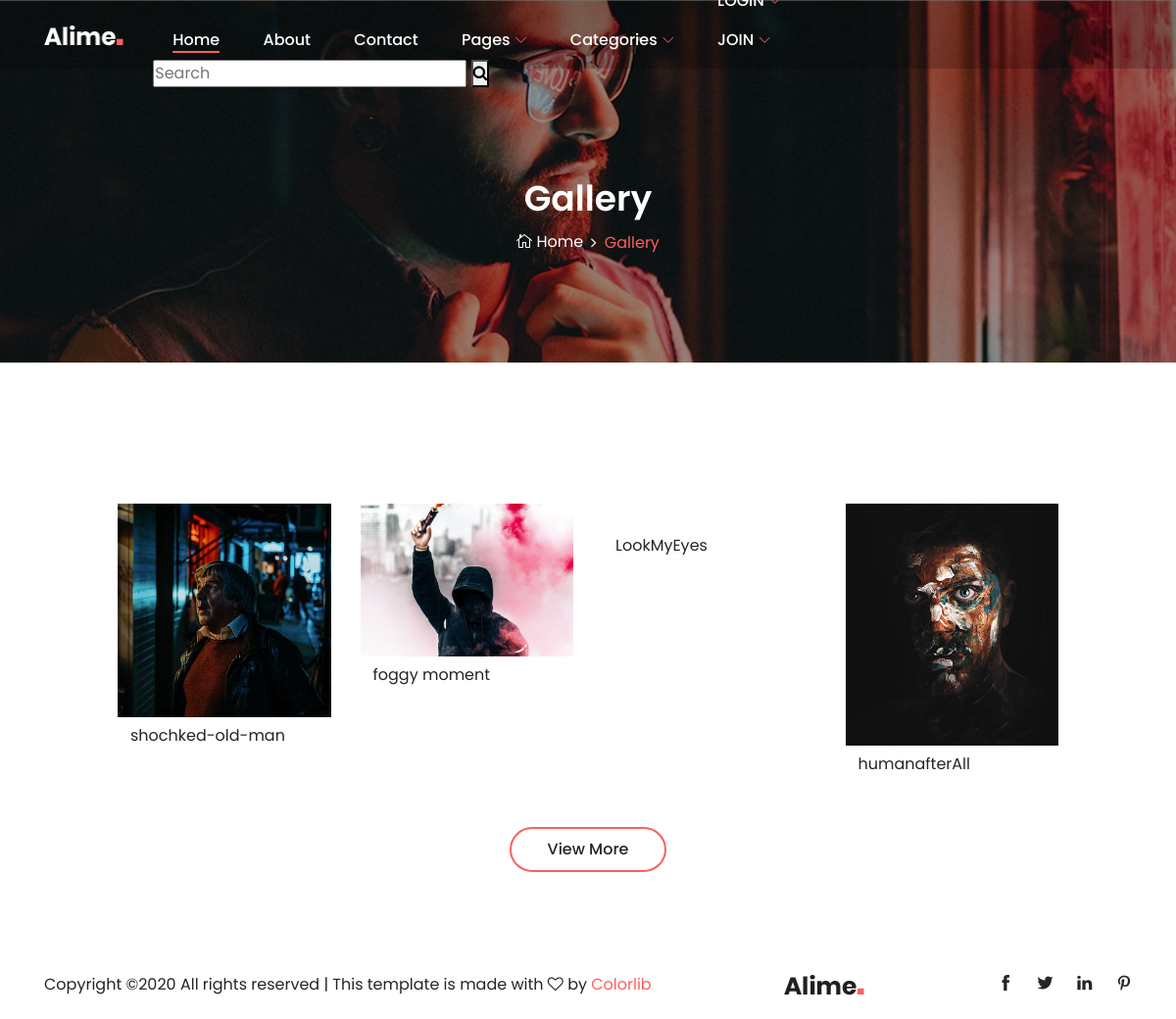
Screenshot of /category/10/Human/ with the database file from the repository.
### post/models.py (models this page shows, shortened)
class Post(models.Model):
    STATUS = (
        ('True', 'Evet'),
        ('False', 'Hayır'),
    )
    category = models.ForeignKey(Category, on_delete=models.CASCADE)
    title = models.CharField(max_length=150)
    keyword = models.CharField(max_length=255)
    description = models.CharField(max_length=255)
    image = models.ImageField(blank=True, upload_to="images/")
    detail = RichTextUploadingField()
    status = models.CharField(max_length=10, choices=STATUS)
    create_at = models.DateTimeField(auto_now_add=True)
    update_at = models.DateTimeField(auto_now=True)
    slug = models.SlugField(null=False, unique=True)
    user = models.ForeignKey(User, on_delete=models.SET_NULL, null=True)
    def image_tag(self):
        if self.image:
            return mark_safe('<img src="%s" height="50"/>'%self.image.url)
        else:
            return 'No Image Found'
    image_tag.short_description = 'Image'

### home/views.py (the view)
# urls.py: path('category/<int:id>/<slug:slug>/', views.category_posts, name='category_posts'),
def category_posts(request, id, slug):
    posts = Post.objects.filter(category_id=id)
    categorydata = Category.objects.get(pk=id)
    category = Category.objects.all()
    context = {'posts': posts, 'category': category,
               'categorydata': categorydata}
    return render(request, 'posts.html', context)

### home/templates/posts.html (shortened to what this page needs)
{% extends "homebase.html"%}
{% block head %} <link rel='shortcut icon' type='image/x-icon' href='{{ setting.icon.url }}' />
<link rel="stylesheet" href="https://ajax.googleapis.com/ajax/libs/jqueryui/1.11.4/themes/smoothness/jquery-ui.css">
{% endblock %}
{% load static %}
{% block content %}
    <section class="breadcrumb-area bg-img bg-overlay jarallax" style="background-image: url({% static 'img/bg-img/38.jpg'%});">
        <div class="container h-100">
            <div class="row h-100 align-items-center">
                <div class="col-12">
                    <div class="breadcrumb-content text-center">
                        <h2 class="page-title">Gallery</h2>
                        <nav aria-label="breadcrumb">
                            <ol class="breadcrumb justify-content-center">
                                <li class="breadcrumb-item"><a href="index.html"><i class="icon_house_alt"></i> Home</a></li>
                                <li class="breadcrumb-item active" aria-current="page">Gallery</li>
                            </ol>
                        </nav>
                    </div>
                </div>
            </div>
        </div>
    </section>
     {% load mptt_tags %}
    <div class="alime-portfolio-area section-padding-80 clearfix">
        <div class="container-fluid">
            <div class="row">
                <div class="col-12">
                    <div class="alime-projects-menu wow fadeInUp" data-wow-delay="100ms">
                        <div class="portfolio-menu text-center">
                        </div>
                    </div>
                </div>
            </div>
            <div class="row alime-portfolio">
                {% for rs in posts %}
                <div class="col-12 col-sm-6 col-lg-3 single_gallery_item country mb-30 wow fadeInUp" data-wow-delay="500ms">
                    <div class="single-portfolio-content">
                        <img src="{{ rs.image.url }}" style=""alt="">
                    </div>
                    <a href="/post/{{ rs.id }}/{{ rs.slug }}" class="btn post-catagory">{{ rs.title}}</a>
                </div>
                {% endfor %}
            </div>
            <div class="row">
                <div class="col-12 text-center wow fadeInUp" data-wow-delay="800ms">
                    <a href="#" class="btn alime-btn btn-2 mt-15">View More</a>
                </div>
            </div>
        </div>
    </div>
{% endblock %}

### home/static/style.css (style rules this page uses)
* { margin: 0; padding: 0; }
body { font-family: "Poppins", sans-serif; font-weight: 400; font-size: 16px; position: relative; z-index: auto; }
h1, h2, h3, h4, h5, h6 { font-family: "Poppins", sans-serif; color: #252525; line-height: 1.3; font-weight: 600; }
a, a:active, a:focus, a:hover { color: #252525; text-decoration: none; -webkit-transition-duration: 500ms; -o-transition-duration: 500ms; transition-duration: 500ms; outline: none; font-weight: 500; }
li { list-style: none; }
img { width: 100%; height: auto; }
.bg-overlay { position: relative; z-index: 1; }
.bg-overlay::after { position: absolute; content: ""; height: 100%; width: 100%; top: 0; left: 0; z-index: -1; background-color: rgba(0, 0, 0, 0.4); }
.bg-img { background-position: center center !important; background-size: cover !important; background-repeat: no-repeat !important; }
.jarallax { position: relative; z-index: 0; }
.mt-15 { margin-top: 15px; }
.mb-30 { margin-bottom: 30px; }
.section-padding-80 { padding-top: 80px; padding-bottom: 80px; }
.alime-btn { position: relative; z-index: 1; min-width: 160px; height: 46px; line-height: 42px; font-size: 16px; font-weight: 500; display: inline-block; padding: 0 30px; text-align: center; text-transform: capitalize; background-color: transparent; color: #ffffff; border: 2px solid #fc6060; border-radius: 60px; -webkit-transition-duration: 500ms; -o-transition-duration: 500ms; transition-duration: 500ms; }
.alime-btn.btn-2 { color: #252525; }
.breadcrumb-area { position: relative; z-index: 1; height: 370px; }
.breadcrumb-area .page-title { color: #ffffff; font-size: 36px; }
.breadcrumb-content { position: relative; z-index: 1; margin-top: 70px; }
.breadcrumb-content .breadcrumb { padding: 0; background-color: transparent; margin-bottom: 0; }
.breadcrumb-content .breadcrumb .breadcrumb-item { color: #fc6060; font-weight: 400; font-size: 16px; }
.breadcrumb-content .breadcrumb .breadcrumb-item a { font-size: 16px; color: #ffffff; font-weight: 400; }
.breadcrumb-content .breadcrumb .breadcrumb-item + .breadcrumb-item::before { content: '\f105'; color: #ffffff; font-family: "FontAwesome"; }
.alime-portfolio-area { position: relative; z-index: 1; }
.alime-portfolio-area .container-fluid { padding-right: 10%; padding-left: 10%; }
.alime-projects-menu { position: relative; z-index: 1; margin-bottom: 40px; }
.single-portfolio-content { position: relative; z-index: 1; -webkit-transition-duration: 500ms; -o-transition-duration: 500ms; transition-duration: 500ms; overflow: hidden; }
.single-portfolio-content img { width: 100%; -webkit-transition-duration: 500ms; -o-transition-duration: 500ms; transition-duration: 500ms; }

### home/static/css/default-assets/classy-nav.css (style rules this page uses)
.justify-content-center { -webkit-box-pack: center; -ms-flex-pack: center; justify-content: center; }

### rows the page displays
Post: image (picture), title "shochked-old-man"
Post: image (picture), title "foggy moment"
Post: title "LookMyEyes"
Post: image (picture), title "humanafterAll"
